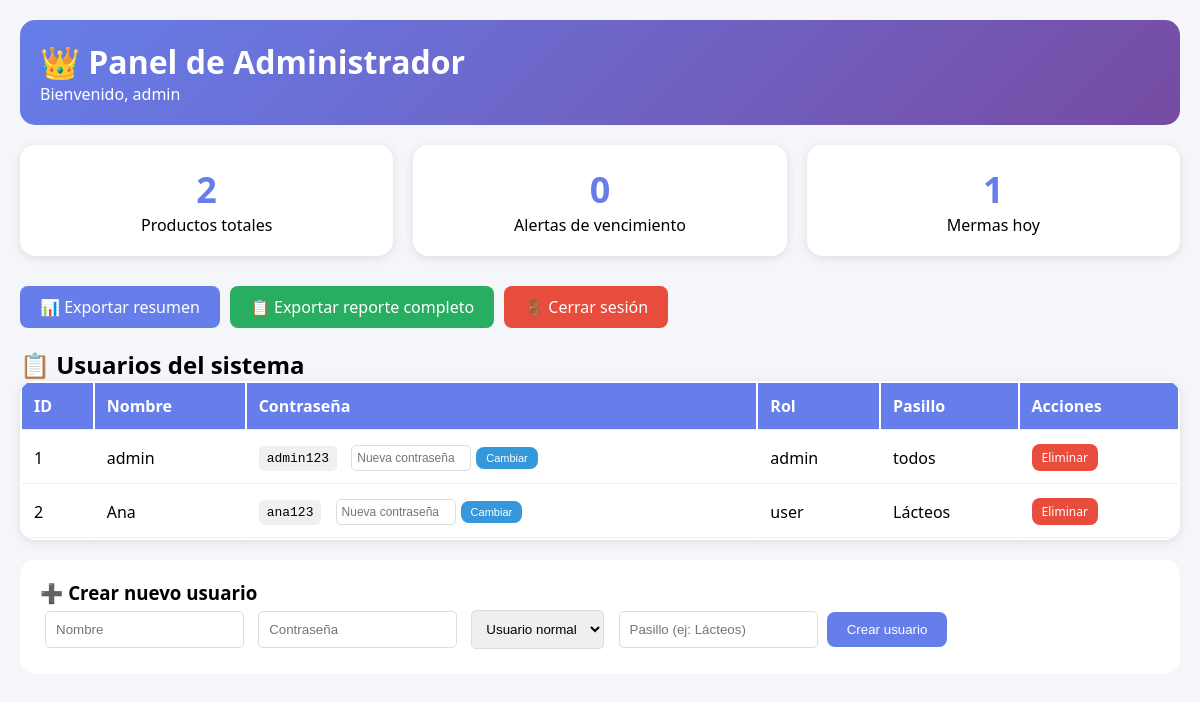
Page /admin (signed in) on the committed database.
### tables this page shows
CREATE TABLE usuarios (
            id INTEGER PRIMARY KEY AUTOINCREMENT,
            nombre TEXT UNIQUE,
            password TEXT,
            rol TEXT,
            pasillo_asignado TEXT
        );

### app.py (the view)
@app.route('/admin')
def admin_panel():
    if 'user_id' not in session or session['user_rol'] != 'admin':
        return redirect(url_for('login'))
    conn = obtener_conexion()
    cursor = conn.cursor()
    cursor.execute("SELECT id, nombre, password, rol, pasillo_asignado FROM usuarios")
    usuarios = cursor.fetchall()
    cursor.execute("SELECT COUNT(*) FROM productos")
    total_productos = cursor.fetchone()[0]
    cursor.execute("SELECT COUNT(*) FROM lotes WHERE fecha_vencimiento <= date('now', '+7 days')")
    alertas_vencimiento = cursor.fetchone()[0]
    cursor.execute("SELECT SUM(cantidad) FROM mermas WHERE fecha = date('now')")
    mermas_hoy = cursor.fetchone()[0] or 0
    conn.close()
    return render_template('admin.html', usuarios=usuarios, total_productos=total_productos, alertas_vencimiento=alertas_vencimiento, mermas_hoy=mermas_hoy)

### database.py (called while the page is built)
def obtener_conexion():
    return sqlite3.connect(DB_PATH)

### templates/admin.html (shortened to what this page needs)
<!DOCTYPE html>
<html>
<head>
</head>
<body>
    <div class="header">
        <h1>👑 Panel de Administrador</h1>
        <p>Bienvenido, {{ session.user_nombre }}</p>
    </div>
    <div class="stats">
        <div class="stat-card">
            <div class="stat-number">{{ total_productos }}</div>
            <div>Productos totales</div>
        </div>
        <div class="stat-card">
            <div class="stat-number">{{ alertas_vencimiento }}</div>
            <div>Alertas de vencimiento</div>
        </div>
        <div class="stat-card">
            <div class="stat-number">{{ mermas_hoy }}</div>
            <div>Mermas hoy</div>
        </div>
    </div>
    <div class="menu">
        <a href="/exportar_excel" class="btn btn-primary">📊 Exportar resumen</a>
        <a href="/exportar_completo" class="btn btn-success">📋 Exportar reporte completo</a>
        <a href="/logout" class="btn btn-danger">🚪 Cerrar sesión</a>
    </div>
    <h2>📋 Usuarios del sistema</h2>
    <table>
        <thead>
            <tr><th>ID</th><th>Nombre</th><th>Contraseña</th><th>Rol</th><th>Pasillo</th><th>Acciones</th></tr>
        </thead>
        <tbody>
            {% for u in usuarios %}
            <tr>
                <td>{{ u[0] }}</td>
                <td>{{ u[1] }}</td>
                <td>
                    <span class="password-cell">{{ u[2] }}</span>
                    <form class="cambiar-pw-form" method="POST" action="/cambiar_password/{{ u[0] }}">
                        <input type="text" name="nueva_password" placeholder="Nueva contraseña" required>
                        <button type="submit" class="btn btn-info btn-sm">Cambiar</button>
                    </form>
                </td>
                <td>{{ u[3] }}</td>
                <td>{{ u[4] }}</td>
                <td>
                    <a href="/eliminar_usuario/{{ u[0] }}" class="btn btn-danger btn-sm" onclick="return confirm('¿Eliminar usuario?')">Eliminar</a>
                </td>
            </tr>
            {% endfor %}
        </tbody>
    </table>
    <div class="form-section">
        <h3>➕ Crear nuevo usuario</h3>
        <form method="POST" action="/crear_usuario">
            <input type="text" name="nombre" placeholder="Nombre" required>
            <input type="password" name="password" placeholder="Contraseña" required>
            <select name="rol">
                <option value="user">Usuario normal</option>
            </select>
            <input type="text" name="pasillo" placeholder="Pasillo (ej: Lácteos)" required>
            <button type="submit" class="btn btn-primary">Crear usuario</button>
        </form>
    </div>
</body>
</html>

### templates/admin.html (style rules this page uses)
* { margin: 0; padding: 0; box-sizing: border-box; }
body { font-family: 'Segoe UI', Arial, sans-serif; background: #f4f6f9; padding: 20px; }
.header { background: linear-gradient(135deg, #667eea 0%, #764ba2 100%); color: white; padding: 20px; border-radius: 15px; margin-bottom: 20px; }
.stats { display: grid; grid-template-columns: repeat(auto-fit, minmax(200px, 1fr)); gap: 20px; margin-bottom: 30px; }
.stat-card { background: white; padding: 20px; border-radius: 15px; text-align: center; box-shadow: 0 2px 10px rgba(0,0,0,0.1); }
.stat-number { font-size: 36px; font-weight: bold; color: #667eea; }
.menu { display: flex; gap: 10px; margin-bottom: 20px; flex-wrap: wrap; }
.btn { padding: 10px 20px; border: none; border-radius: 8px; cursor: pointer; text-decoration: none; display: inline-block; }
.btn-primary { background: #667eea; color: white; }
.btn-danger { background: #e74c3c; color: white; }
.btn-success { background: #27ae60; color: white; }
.btn-info { background: #3498db; color: white; }
.btn-sm { padding: 5px 10px; font-size: 12px; }
table { width: 100%; background: white; border-radius: 15px; overflow: hidden; box-shadow: 0 2px 10px rgba(0,0,0,0.1); }
th, td { padding: 12px; text-align: left; border-bottom: 1px solid #eee; }
th { background: #667eea; color: white; }
.form-section { background: white; padding: 20px; border-radius: 15px; margin-top: 20px; }
input, select { padding: 10px; margin: 5px; border: 1px solid #ddd; border-radius: 5px; }
.password-cell { font-family: monospace; background: #f0f0f0; padding: 5px 8px; border-radius: 5px; display: inline-block; font-size: 13px; }
.cambiar-pw-form { display: inline-flex; margin-left: 10px; align-items: center; gap: 5px; }
.cambiar-pw-form input { width: 120px; padding: 5px; margin: 0; font-size: 12px; }
.cambiar-pw-form button { padding: 5px 10px; margin: 0; font-size: 11px; }
td { vertical-align: middle; }

### rows in the picture
usuarios: id "1", nombre "admin", password "admin123", rol "admin", pasillo_asignado "todos"
usuarios: id "2", nombre "Ana", password "ana123", rol "user", pasillo_asignado "Lácteos"

### other values in the picture
{{ session.user_nombre }} "admin"
{{ total_productos }} "2"
{{ alertas_vencimiento }} "0"
{{ mermas_hoy }} "1"
